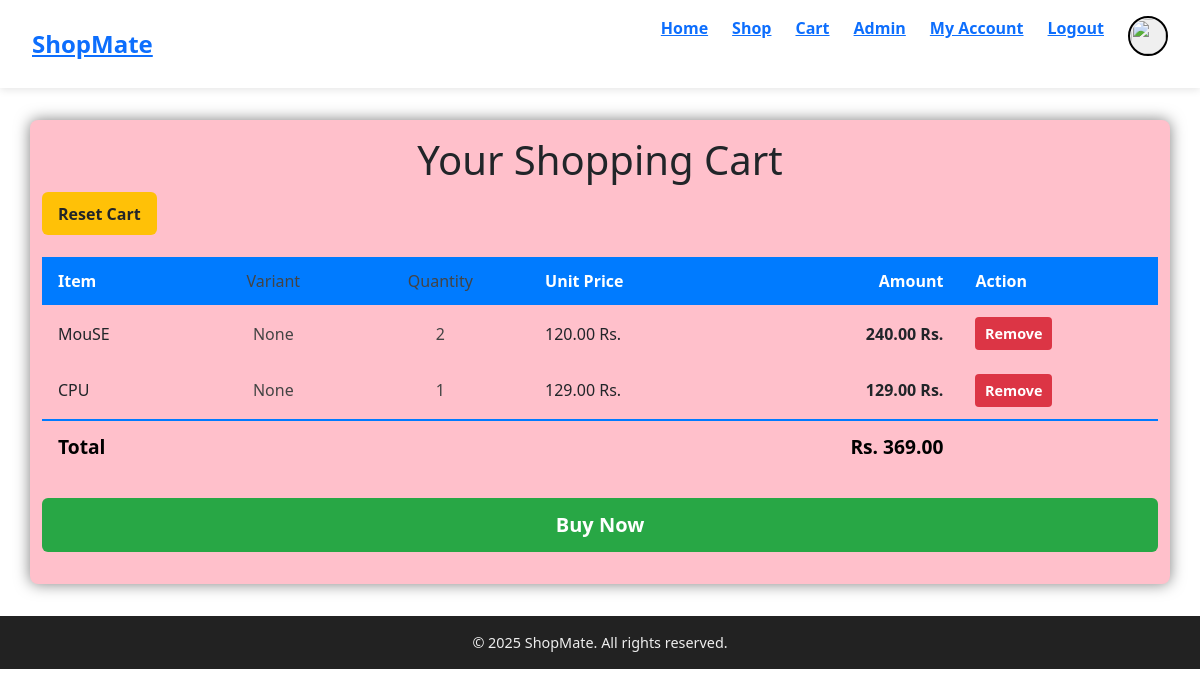
The page /delToCartAct/1 (signed in) on the database its author committed.
### ecommstore/models.py (models this page shows, shortened)
class CartItem(models.Model):
    user = models.ForeignKey(User, on_delete=models.CASCADE)
    product = models.ForeignKey(Product, on_delete=models.CASCADE)
    variant = models.ForeignKey(ProductVariant, on_delete=models.SET_NULL, null=True, blank=True)
    quantity = models.PositiveIntegerField(default=1)
    price = models.PositiveIntegerField(default=1)
    amount = models.PositiveIntegerField(default=1)
    added_at = models.DateTimeField(auto_now_add=True)
    updated_at = models.DateTimeField(auto_now=True)
    related_order = models.CharField(max_length=12)
    class Meta:
        unique_together = ('user', 'product', 'variant')  # Prevent duplicate items in cart
    def __str__(self):
        return f"{self.quantity}x {self.product.name} for {self.user.username}"

class Product(models.Model):
    product_code = models.CharField(max_length=12,primary_key=True)
    name = models.CharField(max_length=200)
    description = models.TextField()
    image = models.ImageField(upload_to = 'static', blank=True, null=True)
    price = models.DecimalField(max_digits=12,decimal_places=2)
    stock = models.IntegerField()
    specification = models.JSONField(null=True)
    termsnconditions = models.JSONField(null=True)
    created_date = models.DateTimeField(auto_now_add=True)
    desc1 = models.TextField(null=True)
    image1 = models.ImageField(upload_to = 'static', blank=True, null=True)
    image2 = models.ImageField(upload_to = 'static', blank=True, null=True)
    image3 = models.ImageField(upload_to = 'static', blank=True, null=True)
    def __str__(self):
        return self.name

### ecommstore/views.py (the view)
# urls.py: path('delToCartAct/<slug:itemid>',views.delToCartAct,name="delToCartAct"),
def delToCartAct(request,itemid):
    fetchedCartItem = CartItem.objects.filter(user=request.user,id=itemid)
    print('CartItem to delete',fetchedCartItem)
    fetchedCartItem.delete()
    cart_items = {}
    i=0
    final_cart_items = CartItem.objects.filter(user=request.user)
    cartlength = len(final_cart_items)
    total_amount=0
    for i in range(0,cartlength):
        cart_items[i] = final_cart_items[i]
        total_amount = final_cart_items[i].amount+total_amount
    print(cart_items)
    return render(request,'ecommstore/templates/cartdetail.html',{'cart_items':cart_items.items(),'total_amount':total_amount})

### ecommstore/templates/ecommstore/templates/cartdetail.html (shortened to what this page needs)
{% extends 'base.html' %}
{% block body %}
    <div class="container">
        <h1>Your Shopping Cart</h1>
        {% if cart_items %}
        <div class="clearfix">
            <form method="POST" action="{% url 'resetCart' %}" style="display:inline-block;">
                <button type="submit" class="reset-cart-btn">Reset Cart</button>
            </form>
        </div>
        <table>
            <thead>
                <tr>
                    <th>Item</th>
                    <th class="variant">Variant</th>
                    <th class="quantity">Quantity</th>
                    <th class="price">Unit Price</th>
                    <th class="amount">Amount</th>
                    <th>Action</th>
                </tr>
            </thead>
            <tbody>
                {% for key, value in cart_items %}
                <tr>
                    <td>{{ value.product }}</td>
                    <td class="variant" contenteditable="true">{{ value.variant }}</td>
                    <td class="quantity" contenteditable="true">{{ value.quantity }}</td>
                    <td class="price">{{ value.price|floatformat:2 }} Rs.</td>
                    <td class="amount">{{ value.amount|floatformat:2 }} Rs.</td>
                    <td>
                        <form method="POST" action="{% url 'delToCartAct' value.id %}">
                            <button type="submit" class="remove-btn">Remove</button>
                        </form>
                    </td>
                </tr>
                {% endfor %}
                <tr class="total-row">
                    <td colspan="4">Total</td>
                    <td class="amount">Rs. {{ total_amount|floatformat:2 }}</td>
                    <td></td>
                </tr>
            </tbody>
        </table>
        <form method="POST" action="{% url 'order' %}">
            <button type="submit" class="buy-now-btn">Buy Now</button>
        </form>
        {% else %}
        <p class="empty-cart">Your cart is empty!<br>Please Add Item to your cart.
        </p>
        {% endif %}
    </div>
{% endblock %}

### rows shown on the page
CartItem: product "MouSE", variant "None", quantity "2", price "120.00", amount "240.00"
CartItem: product "CPU", variant "None", quantity "1", price "129.00", amount "129.00"

### other values the page prints
{{ total_amount|floatformat:2 }} "369.00"
